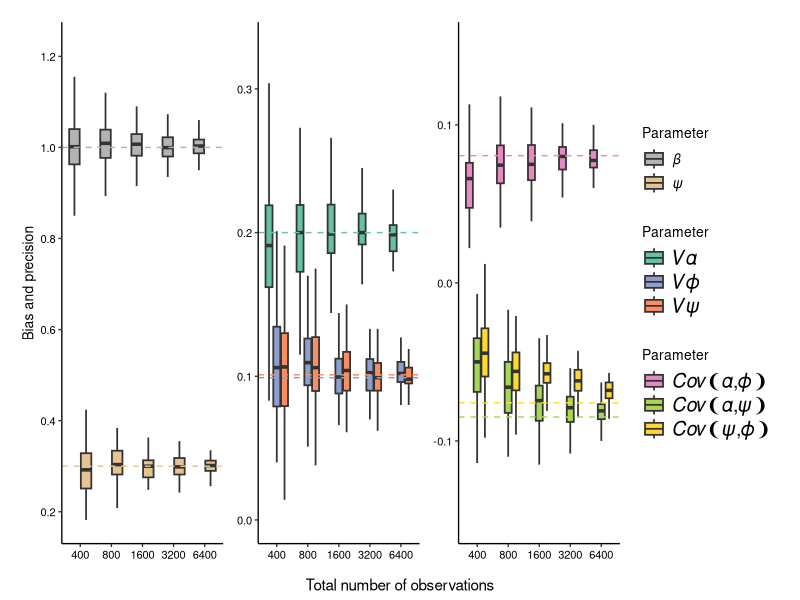

Generate this figure with R:
library(dplyr)
library(tidyr)
library(stringr)
library(patchwork)
library(ggplot2)
library(RColorBrewer)
library(forcats)

setwd("~/Social-impact-and-responsiveness/Sample_size")

df_400_100_4_1x <-read.csv("res_400_100_4_1x.csv")
df_800_200_4_1x <-read.csv("res_800_200_4_1x.csv")
df_1600_400_4_1x<-read.csv("res_1600_400_4_1x.csv")
df_3200_800_4_1x<-read.csv("res_3200_800_4_1x.csv")
df_6400_1600_4_1x<-read.csv("res_6400_1600_4_1x.csv")

df <- gdata::combine(
  df_400_100_4_1x,
  df_800_200_4_1x,
  df_1600_400_4_1x,
  df_3200_800_4_1x,
  df_6400_1600_4_1x
  )

# Means
Malpha   = 1      # mean focal effect
Mepsilon = 0      # mean partner effect
Mpsi     = 0.3    # interaction coefficient psi
Mx       = 0      # mean-centered covariate/opponent trait

# Variances
Valpha   = 0.2    # variance direct effect (mean behaviour)
Vepsilon = 0.01   # variance social partner effect (residual impact)
Vpsi     = 0.1    # variance in slopes (social responsiveness)
Vx       = 1      # variance social partner phenotype (impact covariate)

# Correlations between variance components
r_alpha_epsilon  =  0       # part of Cov int-phi
r_alpha_psi      =  -0.6    # part of Cov int-psi 
r_epsilon_psi    =  -0.6    # part of Cov psi-phi 
r_alpha_x        =  0.6     # part of Cov int-phi 
r_psi_x          =  -0.6    # part of Cov psi-phi 
r_epsilon_x      =  0

df <- rename(df, Q=source)
df$Q <- gsub('df','',df$Q)
df$Q <- as.factor(df$Q)
df[c('Q','N','ind','n_per_ind','repeats')] <- str_split_fixed(df$Q, '_', 5)
df <- df %>%  mutate(N = fct_relevel(N, "400","800","1600","3200","6400"))
df$N <- as.numeric(as.factor(df$N))

df1 <- filter(df, Parameter=="B_0"|Parameter=="psi")
df2 <- filter(df, Parameter=="Sigma2_intercept"|Parameter=="Sigma2_psi"|Parameter=="Sigma2_phi")
df3 <- filter(df, Parameter=="cov_int_psi"|Parameter=="cov_int_phi"|Parameter=="cov_psi_phi")

p1<-ggplot(df1,aes(x=N, y=V3, fill=Parameter, group=interaction(N,Parameter))) +
  geom_boxplot(size=0.6,outlier.shape=NA) +
  scale_y_continuous(breaks= c(0,0.2,0.4,0.6,0.8,1,1.2)) +
  scale_x_continuous(name="Total number of observations", breaks=c(1:5), labels=c(400,800,1600,3200,6400)) +
  geom_hline(aes(yintercept = Malpha), linetype='dashed', col="#B3B3B3") +
  geom_hline(aes(yintercept = Mpsi), linetype='dashed', col="#E5C494") +
  labs(y="Bias and precision", x="Sample size") +
  scale_fill_manual(values = c("#B3B3B3","#E5C494"), labels=c("\U1D6FD","\U1D713")) +
  theme_bw(base_size=10) +
  theme(panel.grid.major = element_blank(),
        panel.grid.minor = element_blank(),
        panel.border = element_blank(),
        axis.line = element_line(),
        axis.ticks = element_line(),
        axis.title.x=element_blank(),
        axis.text=element_text(color="black"),
        legend.position = "right",
        legend.text=element_text(size=10),
        legend.title = element_text())

p2<-ggplot(df2,aes(x=N, y=V3, fill=Parameter, group=interaction(N,Parameter))) +
  geom_boxplot(size=0.6,outlier.shape=NA) +
  scale_x_continuous(name="Total number of observations", breaks=c(1:5), labels=c(400,800,1600,3200,6400))+
  scale_y_continuous(limits= c(0.0,0.33)) +
  geom_hline(aes(yintercept = Valpha), linetype = 'dashed', col = "#66c2a5") +
  geom_hline(aes(yintercept = Vpsi+0.001), linetype = 'dashed', col = "#fc8d62") +
  geom_hline(aes(yintercept = (Mpsi^2 * Vx + Vepsilon)-0.001), linetype = 'dashed', col = "#8da0cb") +
  scale_fill_manual(values=c("#66C2A5", "#8DA0CB", "#FC8D62"), labels=c("\U1D449\U1D6FC", "\U1D449\U1D719", "\U1D449\U1D713")) +
  theme_bw(base_size=10) +
  theme(
    panel.grid.major = element_blank(),
    panel.grid.minor = element_blank(),
    panel.border = element_blank(),
    axis.title.y=element_blank(),
    axis.line = element_line(),
    axis.title.x=element_blank(),
    axis.text=element_text(color="black"),
    axis.ticks = element_line(),
    legend.position = "right",
    legend.text=element_text(size=14),
    legend.title = element_text())

p3<-ggplot(df3,aes(x=N, y=V3, fill=Parameter, group=interaction(N,Parameter))) +
  geom_boxplot(size=0.6,outlier.shape=NA) +
  scale_x_continuous(name="Total number of observations", breaks=c(1:5), labels=c(400,800,1600,3200,6400))+
  scale_y_continuous(limits= c(-0.15,0.15))+
  geom_hline(aes(yintercept = r_alpha_psi*(sqrt(Valpha*Vpsi))), 
             linetype = 'dashed', col ="#A6D854") +
  geom_hline(aes(yintercept = r_alpha_epsilon*(sqrt(Valpha*Vepsilon))+ Mpsi*r_alpha_x*(sqrt(Valpha*Vx))), 
             linetype = 'dashed', col =  "#E78AC3") +
  geom_hline(aes(yintercept = r_epsilon_psi*(sqrt(Vepsilon*Vpsi))    + Mpsi*r_psi_x*(sqrt(Vpsi*Vx))), 
             linetype = 'dashed', col = "#FFD92F") +
  labs(y = "Bias and precision", x = "Sample size") +
  scale_fill_manual(values=c("#E78AC3","#A6D854", "#FFD92F"), labels=
                        c("\U1D436\U1D45C\U1D463\U2768\U1D6FC\U002C\U1D719\U2769",
                          "\U1D436\U1D45C\U1D463\U2768\U1D6FC\U002C\U1D713\U2769",
                          "\U1D436\U1D45C\U1D463\U2768\U1D713\U002C\U1D719\U2769")) +
  theme_bw(base_size=10) +
  theme(
    panel.grid.major = element_blank(),
    panel.grid.minor = element_blank(),
    panel.border = element_blank(),
    axis.line = element_line(),
    axis.ticks = element_line(),
    axis.title.x=element_blank(),
    axis.text=element_text(color="black"),
    axis.title.y=element_blank(),
    legend.position = "right",
    legend.text=element_text(size=14),
    legend.title = element_text())

patch1 <- (p1 + p2 + p3) + plot_layout(guides = 'collect')
wrap_elements(panel = patch1) +
  labs(tag = "Total number of observations") +
  theme(
    plot.tag = element_text(size = rel(1)),
    plot.tag.position = "bottom"
  ) 
